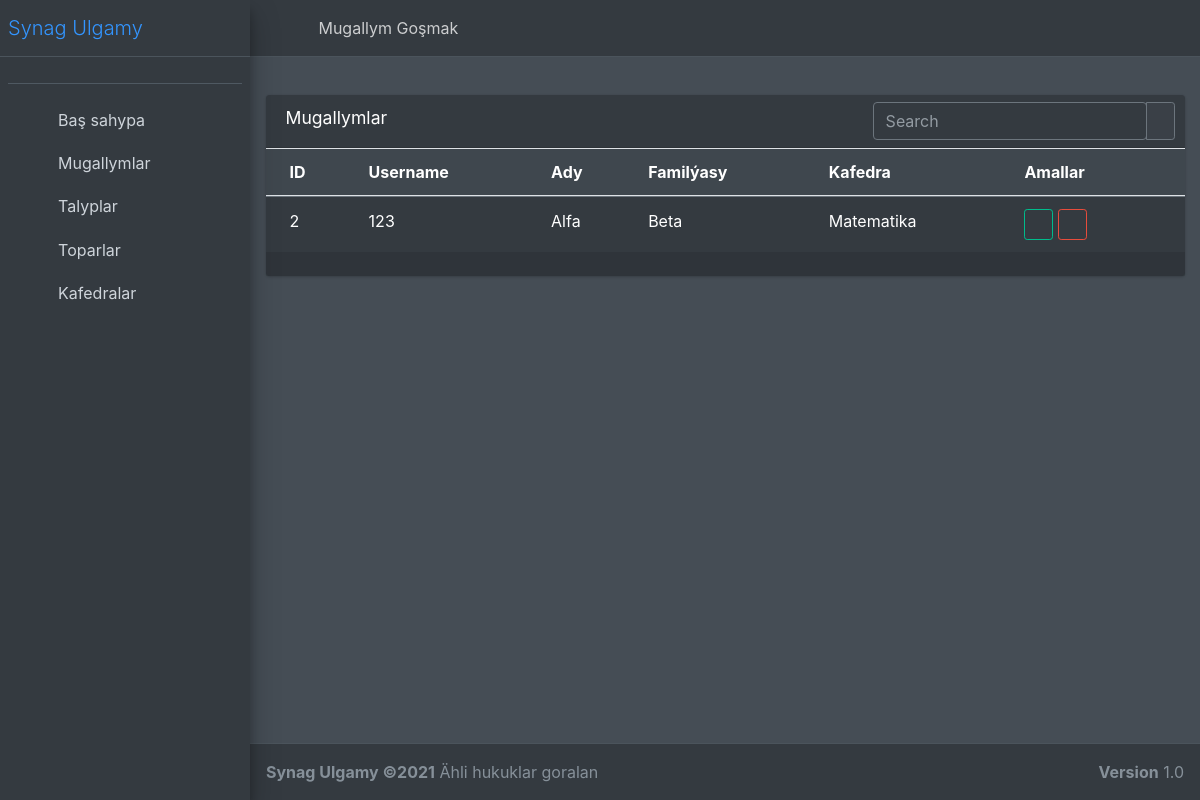
The page /Administrator/Mugallym_List (signed in) on the database its author committed.
### TestUlgamyApp/models.py (models this page shows)
class Users(AbstractUser):
    user_type_list = (
        (1, 'Administrator'),
        (2, 'Mugallym'),
        (3, 'Student')
    )
    user_type = models.CharField(choices=user_type_list,max_length=10, default=1, null=True)

class Mugallym_Profile(models.Model):
    admin = models.OneToOneField(Users, on_delete=models.CASCADE)
    kafedra = models.ForeignKey(Kafedra, on_delete=models.CASCADE)
    date = models.DateTimeField(auto_now_add=True)

class Kafedra(models.Model):
    name = models.CharField(max_length=100, null=True)
    def __str__(self):
        return self.name

### TestUlgamyApp/AdminViews.py (the view)
# urls.py: path('Mugallym_List',Mugallym_List,name='Mugallym_List'),
@login_required
def Mugallym_List(request):
    if request.user.user_type == '1':
        models = Users.objects.filter(user_type=2)
        user_page = request.GET.get('sahypa', 1)
        user_search = request.GET.get('search')
        p = Paginator(models, 13)
        try:
            page = p.page(user_page)
        except:
            page = p.page(1)
        if user_search:
            page = Users.objects.filter(
                Q(user_type=2, username__icontains=user_search) | Q(user_type=2, first_name__icontains=user_search) | Q(
                    user_type=2, last_name__icontains=user_search))
        context = {
            'page': page,
        }
        return render(request, 'Administrator/Mugallym List.html', context)
    else:
        raise Http404

### templates/Administrator/Mugallym List.html (shortened to what this page needs)
{% extends 'Administrator/base.html' %}
{% load static %}
{% block content %}
    <div class="row">
        <div class="col-12">
            <div class="card">
                <div class="card-header">
                    <h3 class="card-title">Mugallymlar</h3>
                    <div class="card-tools">
                        <div class="input-group input-group-sm">
                            <form method="get">
                                <input type="text" name="search" class="form-control float-right" placeholder="Search">
                            </form>
                            <div class="input-group-append">
                                <button type="submit" class="btn btn-default">
                                    <i class="fas fa-search"></i>
                                </button>
                            </div>
                        </div>
                    </div>
                </div>
                <div class="card-body table-responsive p-0">
                    <table class="table table-head-fixed text-nowrap">
                        <thead>
                        <tr>
                            <th>ID</th>
                            <th>Username</th>
                            <th>Ady</th>
                            <th>Familýasy</th>
                            <th>Kafedra</th>
                            <th>Amallar</th>
                        </tr>
                        </thead>
                        <tbody>
                        {% for model in page %}
                            <tr>
                                <td>{{ model.id }}</td>
                                <td>{{ model.username }}</td>
                                <td>{{ model.first_name }}</td>
                                <td>{{ model.last_name }}</td>
                                <td>{{ model.mugallym_profile.kafedra }}</td>
                                <td>
                                    <a href="{% url 'Mugallym_uytgetmek' model.id %}"
                                       class="btn btn-outline-success btn-sm"><i class="fa fa-edit"></i></a>
                                    <a href="{% url 'Mugallym_delete' model.id %}"
                                       class="btn btn-outline-danger btn-sm"><i class="fa fa-trash-alt"></i></a>
                                </td>
                            </tr>
                        {% empty %}
                            <h3>Hiç hili maglumat ýok</h3>
                        {% endfor %}
                        </tbody>
                    </table>
                    <div class="card-footer clearfix">
                    </div>
                </div>
            </div>
        </div>
    </div>
{% endblock %}

### rows shown on the page
Users: id "2", username "123", first_name "Alfa", last_name "Beta", mugallym_profile.kafedra "Matematika"
